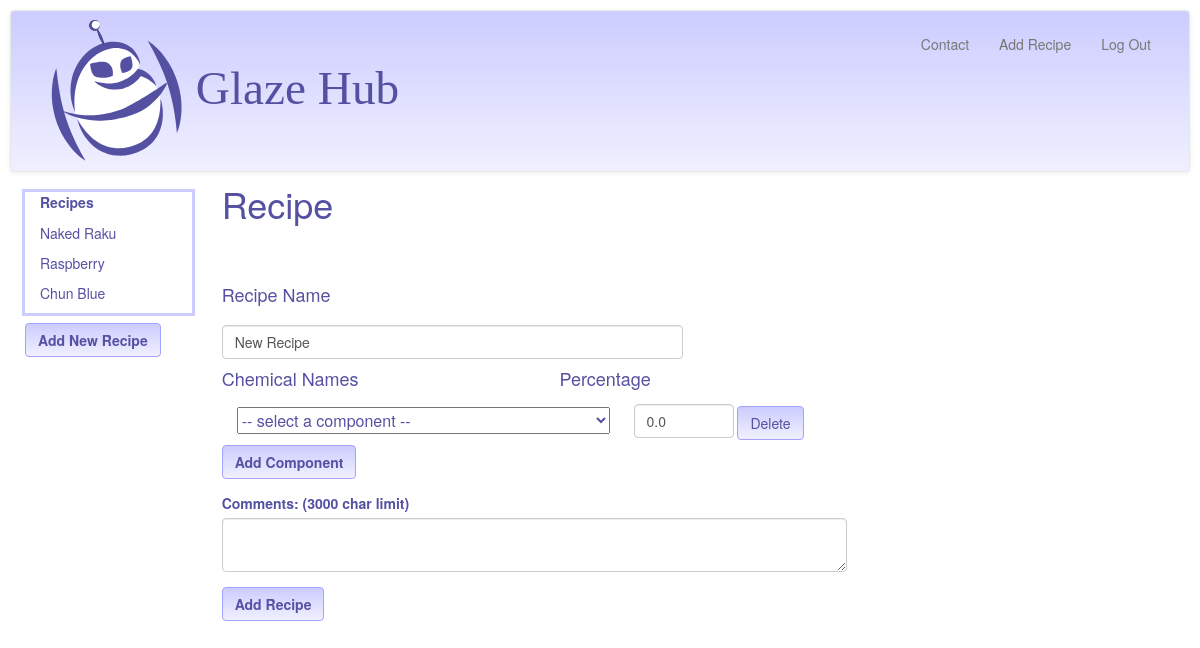
The app's page /addRecipe/4 (signed in), older data.
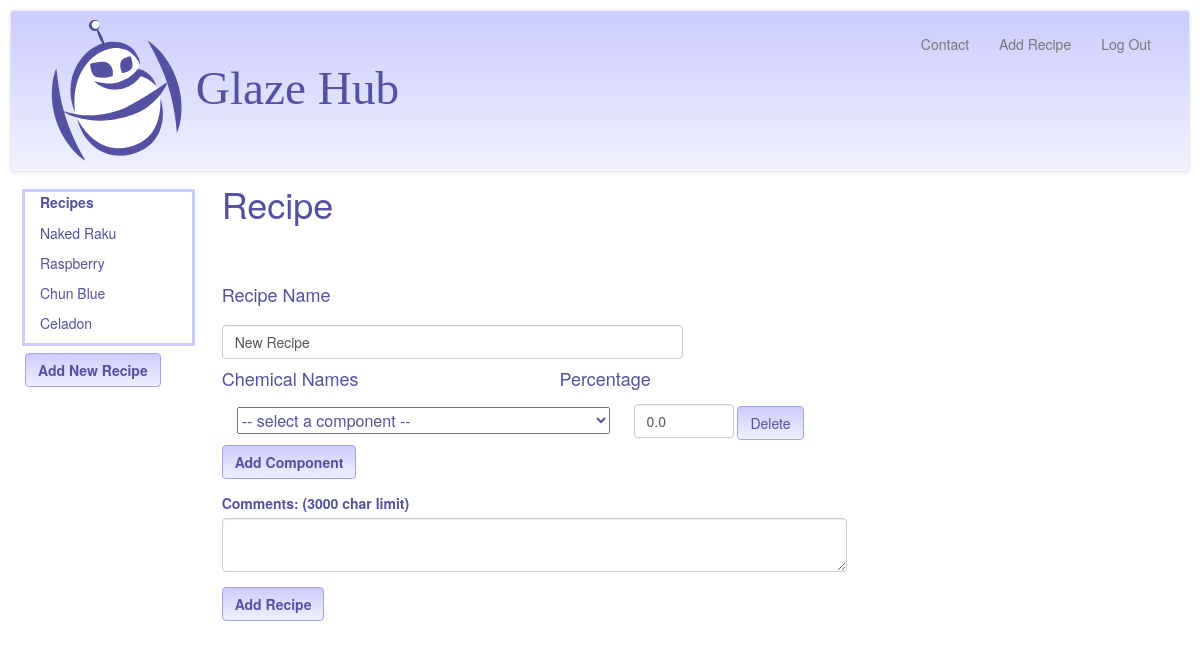
The same page, newer data.
### model.py (models this page shows, shortened)
class Recipe(Base):
    __tablename__ = "recipes"
    id = Column(Integer, primary_key=True)
    recipe_name = Column(String(120))
    user_id = Column(Integer, ForeignKey('users.id'))
    user_notes = Column(String(3000), nullable=True)
    user = relationship("User", backref=backref("recipes", order_by=id))
    @classmethod
    def getRecipeNamesByUserID(cls, user_id):
        return session.query(Recipe).filter_by(user_id=user_id).all()

### glazehub.py (the view)
@app.route("/addRecipe/<int:userViewID>", methods=['GET'])
def showRecipeAddForm(userViewID):
    recipe_name = ""
    price_quote = float(0.00)
    displayRecipes = showUserRecipeList(userViewID)
    chems = model.session.query(model.Chem).all()
    chemNames = [chem.chem_name for chem in chems]
    components = []
    return render_template("add_recipe.html", chem_names=chemNames,
                           user_id=userViewID,
                           displayRecipes=displayRecipes,
                           recipe_name=recipe_name, components=components,
                           price_quote=price_quote)

### glazehub.py (called while the page is built)
def showUserRecipeList(userViewID):
    userLoginID = session["user_id"]
    if checkUserLoginID(userLoginID, userViewID):
        recipes = model.Recipe.getRecipeNamesByUserID(userLoginID)
        return recipes
    else:
        recipes = model.Recipe.getRecipeNamesByUserID(userViewID)
        return recipes

def checkUserLoginID(userLoginID, userViewID):
    if userLoginID != int(userViewID):
        flash("Invalid User ID. Here are your recipes")
        userViewID = userLoginID
        return False

### templates/add_recipe.html (shortened to what this page needs)
{% extends 'base.html' %}
{% block body %}
<div class = "col-sm-2">
	<div class = "col-sm-12" class = "recipe_list" style="outline: 3px solid #ccccff; margin-bottom:10px" >
    	<label class = "control-label" for="userRecipes">
			Recipes
		</label>
		{% for recipe in displayRecipes %}
		<ul style = "margin-top: 6px" class="recipe_names">
			<a class = "recipe_links" href = "/recipecomps/{{recipe.user_id}}/{{recipe.recipe_name }}">
				<li>{{ recipe.recipe_name }}</li></a>
		</ul>
		{% endfor %}
	</div>
	<div class = "row" id = "add_recipe_button">
		<div class = "col-sm-2">
			<a href = "/addRecipe/{{user_id}}">
			<button class ="btn btn-GH" type = "submit" id = "add_recipe">
					<strong>Add New Recipe</strong></button>
			</a>
		</div>
	</div>
</div>
<div class = "col-sm-10" id = "recipe_section" style="margin-top:-2em">
	<h1>Recipe</h1>
	<div id = "compTemplate">
		<div class = "col-sm-12">
		    <select class = "chemlistoptions" name="chem">
		    	<option disabled selected> -- select a component -- </option>
			</select>
			<input class = "form-control percentage" type = "text"
					name="percentage" value = "0.0" style = "margin-left: 20px"/>
			<button class="btn btn-GH delete_comp">Delete</button>
		</div>
	</div>
	<form method=post>
		<div class = "row">
			<div class = "form-group" id = "recipename">
				<div class = "col-sm-6">
					<label class = "control-label" for="recipename" id ="recipename">
						<h4>Recipe Name</h4>
					</label>
					<input class = "form-control" type = "text" id = "recipename"
						name="recipename" value = "New Recipe" />
				</div>
			</div>
		</div>
		<div id = "chemicals">
		<div class = "row">
			<div class = "col-sm-4">
				<h4>Chemical Names</h4>
			</div>
			<div class = "col-sm-2" style="margin-left:10px">
				<h4>Percentage</h4>
			</div>
		</div>
			<div id = "chems_percents_tbl">
			<div class = "col-sm-8" style = "margin-left:10px">
				<div class ="row">
					<button id = "add_component" class ="btn btn-GH" style="margin-top:5px; margin-left:-10px" ><strong>Add Component</strong>
					</button>
				</div>
			</div>
			<div class = "row" id = "addNotes">
			<label class = "col-sm-8 control-label" for="userCommentslbl" id ="userCommentslbl" style = "margin-top:1em">
				Comments: (3000 char limit)
			</label>
			</div>
			<div class = "row">
				<div class = "col-sm-8" id = "userComments">
					<textarea class = "form-control" name = "usercomments" type = "text" maxlength = "3000", id = "usercomments" style = " margin-bottom:10px"></textarea>
				</div>
			</div>
				<div class = "col-sm-8">
					<div class = "row">
							<button class ="btn btn-GH" style="margin-top:5px; " type = "submit" id = "add_recipe" value="Add Recipe">
							<strong>Add Recipe</strong>
							</button>
					</div>
				</div>
		</div>
	</form>
</div>
{% endblock %}

Row changes from the older to the newer data that the page shows:
added Recipe: recipe_name "Celadon"
